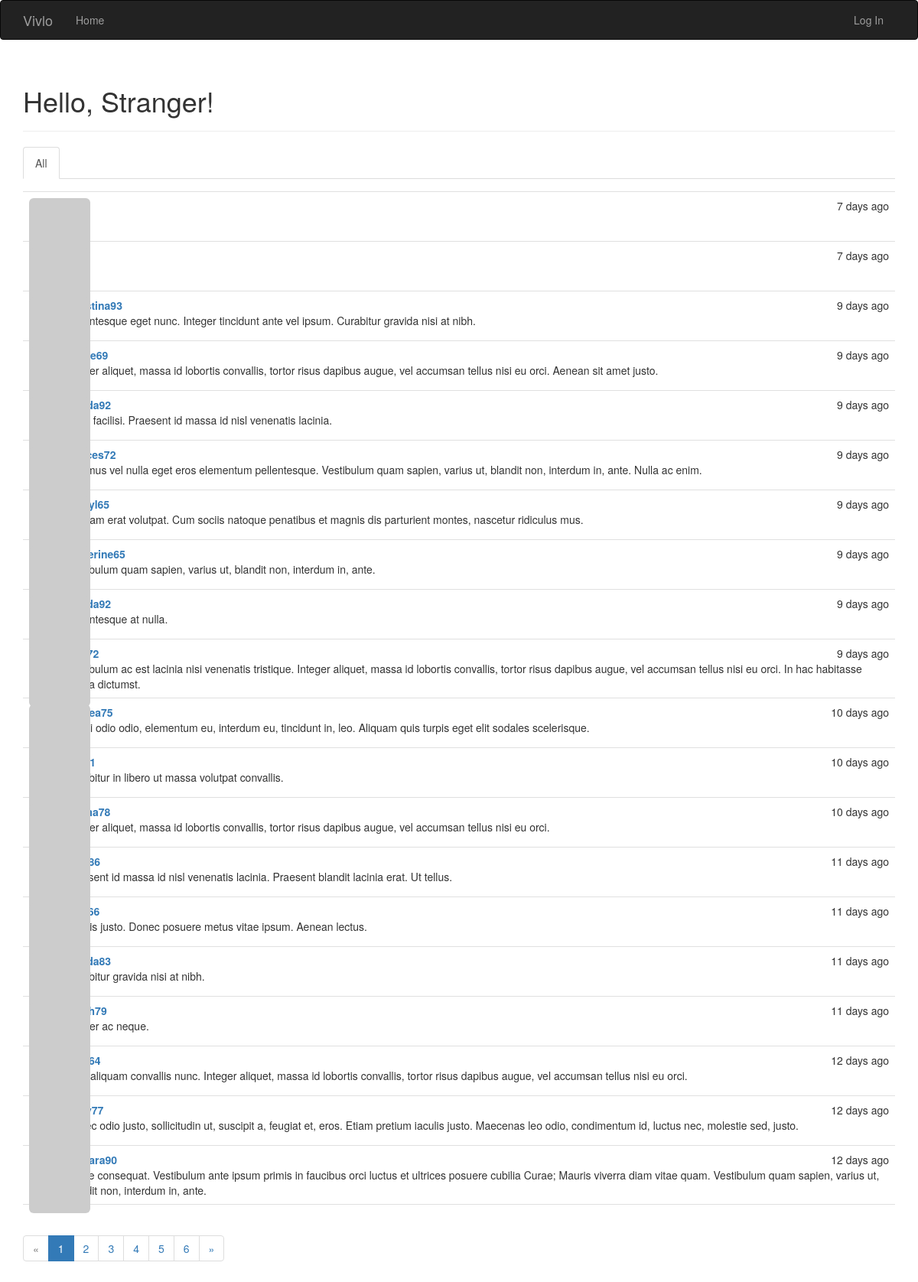
The page / on the database its author committed.
### app/models.py (models this page shows, shortened)
class Post(db.Model):
    __tablename__ = 'posts'
    id = db.Column(db.Integer, primary_key=True)
    body = db.Column(db.Text)
    timestamp = db.Column(db.DateTime, index=True, default=datetime.utcnow)
    author_id = db.Column(db.Integer, db.ForeignKey('users.id'))

class User(UserMixin, db.Model):
    __tablename__ = 'users'
    id = db.Column(db.Integer, primary_key=True)
    email = db.Column(db.String(64), unique=True, index=True)
    username = db.Column(db.String(64), unique=True, index=True)
    role_id = db.Column(db.Integer, db.ForeignKey('roles.id'))
    password_hash = db.Column(db.String(128))
    confirmed = db.Column(db.Boolean, default=False)
    avatar_hash = db.Column(db.String(32))
    name = db.Column(db.String(64))
    location = db.Column(db.String(64))
    about_me = db.Column(db.Text())
    member_since = db.Column(db.DateTime(), default=datetime.utcnow())
    last_seen = db.Column(db.DateTime(), default=datetime.utcnow())
    posts = db.relationship('Post', backref='author', lazy='dynamic')
    followed = db.relationship('Follow',
                               foreign_keys=[Follow.follower_id],
                               backref=db.backref('follower', lazy='joined'),
                               lazy='dynamic',
                               cascade='all, delete-orphan')
    followers = db.relationship('Follow',
                                foreign_keys=[Follow.followed_id],
                                backref=db.backref('followed', lazy='joined'),
                                lazy='dynamic',
                                cascade='all, delete-orphan')
    def gravatar(self, size=100, default='retro', rating='g'):
        if request.is_secure:
            url = 'https://secure.gravatar.com/avatar'
        else:
            url = 'http://www.gravatar.com/avatar'
        hash = hashlib.md5(self.email.encode('utf-8')).hexdigest()
        return '{url}/{hash}?s={size}&d={default}&r={rating}'.format(
            url=url, hash=hash, size=size, default=default, rating=rating)
    @property
    def password(self):
        raise AttributeError('password is not a readable attribute')

### app/main/views.py (the view)
@main.route('/', methods=['GET', 'POST'])
def index():
    form = PostForm()
    if current_user.can(Permission.WRITE) and form.validate_on_submit():
        post = Post(body=form.body.data,
                    author=current_user._get_current_object())
        db.session.add(post)
        db.session.commit()
        return redirect(url_for('.index'))
    page = request.args.get('page', 1, type=int)
    show_followed = False
    if current_user.is_authenticated:
        show_followed = bool(request.cookies.get('show_followed', ''))
    if show_followed:
        query = current_user.followed_posts
    else:
        query = Post.query
    pagination = query.order_by(Post.timestamp.desc()).paginate(
        page, per_page=20,
        error_out=False)
    posts = pagination.items
    return render_template('index.html', form=form, posts=posts,
                           show_followed=show_followed, pagination=pagination)

### app/auth/views.py (called while the page is built)
@auth.before_app_request
def before_request():
    if current_user.is_authenticated:
        current_user.ping()
        if not current_user.confirmed \
                and request.endpoint \
                and request.blueprint != 'auth' \
                and request.endpoint != 'static':
            return redirect(url_for('auth.unconfirmed'))

### app/main/__init__.py (called while the page is built)
@main.app_context_processor
def inject_permissions():
    return dict(Permission=Permission)

### app/models.py (called while the page is built)
    def can(self, permissions):
        return False

### app/templates/index.html (shortened to what this page needs)
{% extends "base.html" %}
{% import "bootstrap/wtf.html" as wtf %}
{% import "_macros.html" as macros %}
{% block page_content %}
<div class="page-header">
    <h1>Hello, {% if current_user.is_authenticated %}{{ current_user.username }}{% else %}Stranger{% endif %}!</h1>
</div>
<div class="post-tabs">
    <ul class="nav nav-tabs">
        <li{% if not show_followed %} class="active" {% endif %}><a href="{{ url_for('.show_all') }}">All</a></li>
    </ul>
    {% include '_posts.html' %}
</div>
{% if pagination %}
<div class="pagination">
    {{ macros.pagination_widget(pagination, '.index') }}
</div>
{% endif %}
{% endblock %}

### app/templates/_posts.html
<ul class="posts">
    {% for post in posts %}
    <li class="post">
        <div class="post-thumbnail">
            <a href="{{ url_for('.user', username=post.author.username) }}">
                <img class="img-rounded profile-thumbnail" src="{{ post.author.gravatar(size=40) }}">
            </a>
        </div>
        <div class="post-content">
            <div class="post-date">{{ moment(post.timestamp).fromNow() }}</div>
            <div class="post-author"><a href="{{ url_for('.user', username=post.author.username) }}">{{
                    post.author.username }}</a></div>
            <div class="post-body">{{ post.body }}</div>
        </div>
    </li>
    {% endfor %}
</ul>

### app/static/styles.css (style rules this page uses)
.profile-thumbnail { position: absolute; }
ul.posts { list-style-type: none; padding: 0px; margin: 16px 0px 0px 0px; border-top: 1px solid #e0e0e0; }
ul.posts li.post { padding: 8px; border-bottom: 1px solid #e0e0e0; }
div.post-date { float: right; }
div.post-author { font-weight: bold; }
div.post-thumbnail { position: absolute; }
div.post-content { margin-left: 48px; min-height: 48px; }

### rows shown on the page
Post: timestamp "7 days ago"
Post: timestamp "7 days ago"
Post: timestamp "9 days ago", author.username "christina93", body "Pellentesque eget nunc. Integer tincidunt ante vel ipsum. Curabitur gravida nisi at nibh."
Post: timestamp "9 days ago", body "Integer aliquet, massa id lobortis convallis, tortor risus dapibus augue, vel accumsan tellus nisi eu orci. Aenean sit amet justo."
Post: timestamp "9 days ago", body "Nulla facilisi. Praesent id massa id nisl venenatis lacinia."
Post: timestamp "9 days ago", author.username "frances72", body "Vivamus vel nulla eget eros elementum pellentesque. Vestibulum quam sapien, varius ut, blandit non, interdum in, ante. Nulla ac enim."
Post: timestamp "9 days ago", body "Aliquam erat volutpat. Cum sociis natoque penatibus et magnis dis parturient montes, nascetur ridiculus mus."
Post: timestamp "9 days ago", author.username "katherine65", body "Vestibulum quam sapien, varius ut, blandit non, interdum in, ante."
Post: timestamp "9 days ago", body "Pellentesque at nulla."
Post: timestamp "9 days ago", body "Vestibulum ac est lacinia nisi venenatis tristique. Integer aliquet, massa id lobortis convallis, tortor risus dapibus augue, vel accumsan tellus nisi eu orci. In hac habitasse platea dictumst."
Post: timestamp "10 days ago", body "Morbi odio odio, elementum eu, interdum eu, tincidunt in, leo. Aliquam quis turpis eget elit sodales scelerisque."
Post: timestamp "10 days ago", body "Curabitur in libero ut massa volutpat convallis."
Post: timestamp "10 days ago", body "Integer aliquet, massa id lobortis convallis, tortor risus dapibus augue, vel accumsan tellus nisi eu orci."
Post: timestamp "11 days ago", body "Praesent id massa id nisl venenatis lacinia. Praesent blandit lacinia erat. Ut tellus."
Post: timestamp "11 days ago", body "In quis justo. Donec posuere metus vitae ipsum. Aenean lectus."
Post: timestamp "11 days ago", body "Curabitur gravida nisi at nibh."
Post: timestamp "11 days ago", body "Integer ac neque."
Post: timestamp "12 days ago", body "Duis aliquam convallis nunc. Integer aliquet, massa id lobortis convallis, tortor risus dapibus augue, vel accumsan tellus nisi eu orci."
Post: timestamp "12 days ago", body "Donec odio justo, sollicitudin ut, suscipit a, feugiat et, eros. Etiam pretium iaculis justo. Maecenas leo odio, condimentum id, luctus nec, molestie sed, justo."
Post: timestamp "12 days ago", author.username "barbara90", body "Fusce consequat. Vestibulum ante ipsum primis in faucibus orci luctus et ultrices posuere cubilia Curae; Mauris viverra diam vitae quam. Vestibulum quam sapien, varius ut, blandit non, interdum in, ante."

### other values the page prints
{{ p }} "1"
{{ p }} "2" "3" "4" "5" "6"
